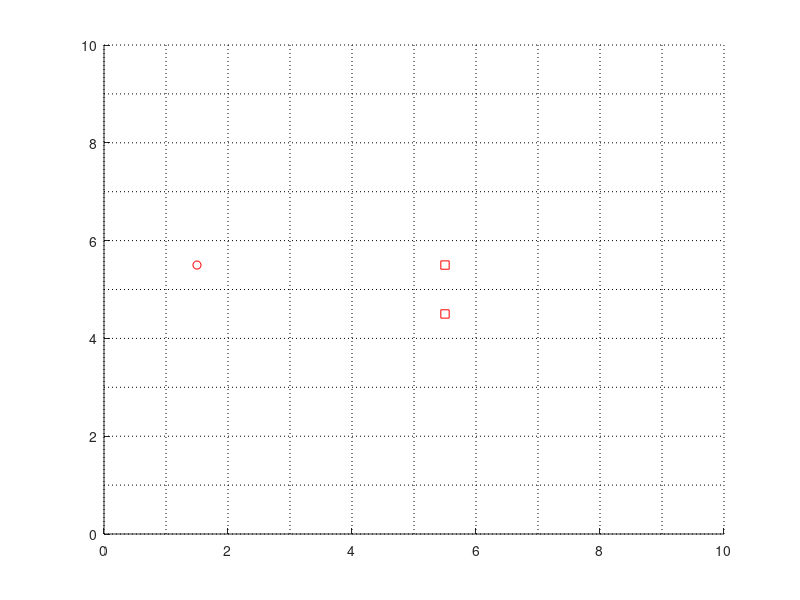

The MATLAB script that drew this image: (Note: this script raises an error after producing the figure.)
clc; clear all; close all;
mprim_endx = 0; mprim_endy = 0;
%% This section plots the grid. While we redraw the grid each time while plotting
% the position of the robot, this section draws the grid, objects, and the
% robot the first time

figure(1)
% gridlines ---------------------------
hold on
y_axis=[0:1:10]; % Y grid defined by user[start:spaces:end]
x_axis=[0:1:10]; % X grid defined by user[start:spaces:end]
for i=1:length(x_axis)
    plot([x_axis(i) x_axis(i)],[y_axis(1) y_axis(end)],'k:') %Y grid lines
    hold on
end
for i=1:length(y_axis)
    plot([x_axis(1) x_axis(end)],[y_axis(i) y_axis(i)],'k:') %X grid lines
    hold on
end

% Plotting objects
object1_x = 5.5; object1_y = 4.5;
object2_x = 5.5; object2_y = 5.5;
plot(object1_x, object1_y,'rs');
plot(object2_x, object2_y,'rs');

%Plotting initial position of robot
x_initialization = 1.5; y_initialization = 5.5;
x_robot_current = x_initialization; y_robot_current = y_initialization;
plot(x_robot_current, y_robot_current, 'ro')

%% This line of code waits for user input. Currently to show the working of
%the controller we are just taking one direction as input
keyPressed = getkey();
while keyPressed == 'w'
    %% Calculating the x,y and theta for the motion primitive
    %This section of code is taken from the SBPL MATLAB library for
    %generating motion primitives. www.sbpl.net
    %Necessary changes are made to suit our needs. We only generate 5
    %motion primitives per angle, and also here we only use 0 degrees angle
    resolution = 1;
    numberofangles = 16; %preferably a power of 2, definitely multiple of 8
    numberofprimsperangle = 5;
    angleind = 1;
    
    %multipliers (multiplier is used as costmult*cost), again since our aim
    %is to show the working of controller and not a path planning algorithm
    %we assign a unit cost to all the motions
    forwardcostmult = 1;
    backwardcostmult = 1;
    forwardandturncostmult = 1;
    
    
    %0 degreees; Angles are positive counterclockwise
    basemprimendpts0_c = zeros(numberofprimsperangle, 4); %x,y,theta,costmult
    %0 theta change
    basemprimendpts0_c(1,:) = [2 0 0 forwardcostmult];
    basemprimendpts0_c(2,:) = [-1 0 0 backwardcostmult];
    basemprimendpts0_c(5,:) = [1 0 0 forwardcostmult];
    %1/16 theta change
    basemprimendpts0_c(3,:) = [2 1 1 forwardandturncostmult];
    basemprimendpts0_c(4,:) = [2 -1 -1 forwardandturncostmult];
    
    for primind = 1:numberofprimsperangle
        storage_index = 1;
        %current angle
        currentangle = (angleind-1)*2*pi/numberofangles;
        currentangle_36000int = round((angleind-1)*36000/numberofangles);
        
        basemprimendpts_c = basemprimendpts0_c(primind,:) + [x_robot_current, y_robot_current, 0, 0];
        angle = currentangle;
        fprintf(1, '90\n');
        
        baseendpose_c = basemprimendpts_c(1:3);
        additionalactioncostmult = basemprimendpts_c(4);
        endxc = (baseendpose_c(1)*cos(angle) - baseendpose_c(2)*sin(angle));
        endyc = (baseendpose_c(1)*sin(angle) + baseendpose_c(2)*cos(angle));
        
        endtheta_c = rem(angleind - 1 + baseendpose_c(3), numberofangles);
        endpose_c = [endxc endyc endtheta_c];
        
        %generate intermediate poses (remember they are w.r.t 0,0 (and not
        %centers of the cells)
        numofsamples = 50;
        intermcells_m = zeros(numofsamples,3);
        
        startpt = [x_robot_current y_robot_current currentangle];
        endpt = [endpose_c(1)*resolution endpose_c(2)*resolution ...
            rem(angleind - 1 + baseendpose_c(3), numberofangles)*2*pi/numberofangles];
        if primind == 1
            mprim_endx = endpt(1); 
            mprim_endy = endpt(1);
        end
        intermcells_m = zeros(numofsamples,3);
        if ((endxc == 0 & endyc == 0) || baseendpose_c(3) == 0) %turn in place or move forward
            for iind = 1:numofsamples
                intermcells_m(iind,:) = [startpt(1) + (endpt(1) - startpt(1))*(iind-1)/(numofsamples-1) ...
                    startpt(2) + (endpt(2) - startpt(2))*(iind-1)/(numofsamples-1) ...
                    0];
                rotation_angle = (baseendpose_c(3) ) * (2*pi/numberofangles);
                intermcells_m(iind,3) = rem(startpt(3) + (rotation_angle)*(iind-1)/(numofsamples-1), 2*pi);
            end;
        else %unicycle-based move forward or backward
            R = [cos(startpt(3)) sin(endpt(3)) - sin(startpt(3));
                sin(startpt(3)) -(cos(endpt(3)) - cos(startpt(3)))];
            S = pinv(R)*[endpt(1) - startpt(1); endpt(2) - startpt(2)];
            l = S(1);
            tvoverrv = S(2);
            rv = (baseendpose_c(3)*2*pi/numberofangles + l/tvoverrv);
            tv = tvoverrv*rv;
            
            if ((l < 0 & tv > 0) | (l > 0 & tv < 0))
                fprintf(1, 'WARNING: l = %d < 0 -> bad action start/end points\n', l);
                l = 0;
            end;
            for iind = 1:numofsamples
                dt = (iind-1)/(numofsamples-1);
                
                if(abs(dt*tv) < abs(l))
                    intermcells_m(iind,:) = [startpt(1) + dt*tv*cos(startpt(3)) ...
                        startpt(2) + dt*tv*sin(startpt(3)) ...
                        startpt(3)];
                    
                else
                    dtheta = rv*(dt - l/tv) + startpt(3);
                    intermcells_m(iind,:) = [startpt(1) + l*cos(startpt(3)) + tvoverrv*(sin(dtheta) - sin(startpt(3))) ...
                        startpt(2) + l*sin(startpt(3)) - tvoverrv*(cos(dtheta) - cos(startpt(3))) ...
                        dtheta];
                    
                end;
            end;
            %correct
            errorxy = [endpt(1) - intermcells_m(numofsamples,1) ...
                endpt(2) - intermcells_m(numofsamples,2)];
            fprintf(1, 'l=%f errx=%f erry=%f\n', l, errorxy(1), errorxy(2));
            interpfactor = [0:1/(numofsamples-1):1];
            intermcells_m(:,1) = intermcells_m(:,1) + errorxy(1)*interpfactor';
            intermcells_m(:,2) = intermcells_m(:,2) + errorxy(2)*interpfactor';
        end;
        
        plot(intermcells_m(:,1), intermcells_m(  :,2));
        axis([0 10 0 10]);
        
        %This stores the co-ordinates of the trajectories
        xcoordinates(primind, :) = intermcells_m(:,1);
        ycoordinates(primind, :) = intermcells_m(:,2);
        theta(primind, :) = intermcells_m(:,3);
        
        storage_index = storage_index + 1;
        hold on;
    end
    
    
    
    %% Controller - After generating the motion primitives, this section of code
    % is the controller which is used to track and follow a motion
    % primitive, the controller has been developed using the method of
    % Approximate linearization mentioned from page number 503
    % to 507 in the book "Robotics Modelling, Planning and Control" by Bruno 
    % Siciliano 
    
    %% This section checks if the the end point of the motion primitive collides
    % with the object
    if (mprim_endx == object2_x) && (mprim_endy == object2_y)
        mprim_used = 3;
    else
        mprim_used = 5;
    end
    
    %% Initial conditions
    x_0 = xcoordinates(mprim_used,1);
    y_0 = ycoordinates(mprim_used,1);
    th_0 = theta(mprim_used,1);
    
    dc = 0.2;%damping coefficient
    a = 1; %natural frequency
    tstep = 1;
    
    %% xc, yc and thc denote the current x,y and z co-ordinates
    xc = x_0;
    yc = y_0;
    thc = th_0;
    e_dynamics = [];
    
    for t = 1:1:49
        %% Since we are drawing the image in each loop again, this code draws
        % the grid
        hold on
        y_axis=[0:1:10]; % Y grid defined by user[start:spaces:end]
        x_axis=[0:1:10]; % X grid defined by user[start:spaces:end]
        for i=1:length(x_axis)
            plot([x_axis(i) x_axis(i)],[y_axis(1) y_axis(end)],'k:') %Y grid lines
            hold on
        end
        for i=1:length(y_axis)
            plot([x_axis(1) x_axis(end)],[y_axis(i) y_axis(i)],'k:') %X grid lines
            hold on
        end
        %% This section draws the motion primitives
        plot(xcoordinates(1,:), ycoordinates(1,:));
        plot(xcoordinates(2,:), ycoordinates(2,:));
        plot(xcoordinates(3,:), ycoordinates(3,:));%intermcells_m(:,1), intermcells_m(:,2));
        plot(xcoordinates(4,:), ycoordinates(4,:));
        
        %% This section draws the objects
        plot(object1_x, object1_y,'rs');
        plot(object2_x, object2_y,'rs');
        axis([0 10 0 10]);
        
        %% This line draws a circle at the current position of the robot, the
        % robot is the circle in the red color
        plot(xc,yc,'ro');
        %% This line draws a circle to show the heading of the robot(thc) at
        % the current position of the robot. This circle is drawn in blue
        % color
        plot(xc + 0.1*cos(thc), yc + 0.1*sin(thc),'bo');
        pause(0.25);
        clf;
        %% Desired position of the robot
        xd = xcoordinates(mprim_used,t+1);
        yd = ycoordinates(mprim_used,t+1);
        thd = theta(mprim_used,t+1);
        
        %% Error matrix
        e = [cos(thc), sin(thc),0; -sin(thc),cos(thc),0;0,0,1]*[xd - xc; yd - yc; thd - thc];
        
        %% Desired translational and angular velocity
        vd = (xd - xcoordinates(mprim_used,t))/tstep; %translational velocity
        wd = (thd - theta(mprim_used,t))/tstep; %angular velocity
        %% The gains k1, k2 and k3
        k1 = 2*dc*a; k3 = 2*dc*a; k2 = (a^2 - wd^2)/vd;
        %% Inputs u1 and u2
        u1 = -k1*e(1,1);
        u2 = -k2*e(2,1) - k3*e(3,1);
        %% The current translational and angular veloctiy of robot
        vc = vd*cos(e(3,1)) - u1;
        wc = wd - u2;
        
        %% The current x and y coordinate, and orientation of robot
        disturbance = 0;
        thc = thc + wc*tstep;
        xc = xc + vc*cos(thc)*tstep + disturbance;
        yc = yc + vc*sin(thc)*tstep + disturbance;
        
        %% This section stores the desired and current values, the errors 
        % which are used for plotting the graphs
        if mprim_used == 3
            e_d = [0, wd, 0; -wd, 0, vd; 0,0,0]*e + [1,0;0,0;0,1]*[u1;u2];
            %e_dynamics = cat(3, e_dynamics, e_d );
            error_x(t) = e_d(1);
            error_y(t) = e_d(2);
            error_th(t) = e_d(3);
            xc_coord(t) = xc;
            yc_coord(t) = yc;
            thc_coord(t) = thc;
            error_direct_x(t) = e(1);
            error_direct_y(t) = e(2);
            error_direct_th(t) = e(3);
            xd_plot(t) = xd;
            yd_plot(t) = yd;
            thd_plot(t) = thd;
        end
    end
    x_robot_current = x_robot_current + 1;
    if mprim_used == 3
        y_robot_current = y_robot_current + 1;
    end
    keyPressed = getkey();
    
end






